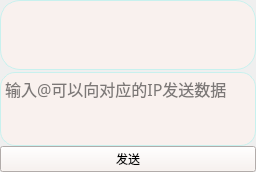
       <widget class="QWidget" name="tab_6">
        <property name="sizePolicy">
         <sizepolicy hsizetype="Expanding" vsizetype="Expanding">
          <horstretch>0</horstretch>
          <verstretch>0</verstretch>
         </sizepolicy>
        </property>
        <attribute name="title">
         <string>聊天窗口</string>
        </attribute>
        <layout class="QVBoxLayout" name="verticalLayout_6">
         <property name="spacing">
          <number>2</number>
         </property>
         <property name="leftMargin">
          <number>0</number>
         </property>
         <property name="topMargin">
          <number>0</number>
         </property>
         <property name="rightMargin">
          <number>0</number>
         </property>
         <property name="bottomMargin">
          <number>0</number>
         </property>
         <item>
          <widget class="QListWidget" name="listWidget">
           <property name="focusPolicy">
            <enum>Qt::NoFocus</enum>
           </property>
           <property name="styleSheet">
            <string notr="true">background-color: rgb(249,241,238);
border-radius:20px;
border:1px solid rgb(200,241,238)</string>
           </property>
           <property name="horizontalScrollBarPolicy">
            <enum>Qt::ScrollBarAlwaysOff</enum>
           </property>
           <property name="sizeAdjustPolicy">
            <enum>QAbstractScrollArea::AdjustToContents</enum>
           </property>
           <property name="autoScrollMargin">
            <number>0</number>
           </property>
           <property name="itemAlignment">
            <set>Qt::AlignLeading|Qt::AlignLeft|Qt::AlignRight|Qt::AlignTrailing</set>
           </property>
          </widget>
         </item>
         <item>
          <widget class="QWidget" name="widget" native="true">
           <property name="sizePolicy">
            <sizepolicy hsizetype="Preferred" vsizetype="Minimum">
             <horstretch>0</horstretch>
             <verstretch>0</verstretch>
            </sizepolicy>
           </property>
           <property name="maximumSize">
            <size>
             <width>16777215</width>
             <height>100</height>
            </size>
           </property>
           <layout class="QVBoxLayout" name="verticalLayout_7">
            <property name="spacing">
             <number>0</number>
            </property>
            <property name="leftMargin">
             <number>0</number>
            </property>
            <property name="topMargin">
             <number>0</number>
            </property>
            <property name="rightMargin">
             <number>0</number>
            </property>
            <property name="bottomMargin">
             <number>0</number>
            </property>
            <item>
             <widget class="MyTextEdit" name="plainTextEdit">
              <property name="sizePolicy">
               <sizepolicy hsizetype="Minimum" vsizetype="Expanding">
                <horstretch>0</horstretch>
                <verstretch>0</verstretch>
               </sizepolicy>
              </property>
              <property name="maximumSize">
               <size>
                <width>16777215</width>
                <height>80</height>
               </size>
              </property>
              <property name="palette">
               <palette>
                <active>
                 <colorrole role="WindowText">
                  <brush brushstyle="SolidPattern">
                   <color alpha="255">
                    <red>0</red>
                    <green>0</green>
                    <blue>0</blue>
                   </color>
                  </brush>
                 </colorrole>
                 <colorrole role="Button">
                  <brush brushstyle="SolidPattern">
                   <color alpha="255">
                    <red>249</red>
                    <green>241</green>
                    <blue>238</blue>
                   </color>
                  </brush>
                 </colorrole>
                 <colorrole role="Text">
                  <brush brushstyle="SolidPattern">
                   <color alpha="255">
                    <red>0</red>
                    <green>0</green>
                    <blue>0</blue>
                   </color>
                  </brush>
                 </colorrole>
                 <colorrole role="Base">
                  <brush brushstyle="SolidPattern">
                   <color alpha="255">
                    <red>249</red>
                    <green>241</green>
                    <blue>238</blue>
                   </color>
                  </brush>
                 </colorrole>
                 <colorrole role="Window">
                  <brush brushstyle="SolidPattern">
                   <color alpha="255">
                    <red>249</red>
                    <green>241</green>
                    <blue>238</blue>
                   </color>
                  </brush>
                 </colorrole>
                 <colorrole role="PlaceholderText">
                  <brush brushstyle="NoBrush">
                   <color alpha="128">
                    <red>0</red>
                    <green>0</green>
                    <blue>0</blue>
                   </color>
                  </brush>
                 </colorrole>
                </active>
                <inactive>
                 <colorrole role="WindowText">
                  <brush brushstyle="SolidPattern">
                   <color alpha="255">
                    <red>0</red>
                    <green>0</green>
                    <blue>0</blue>
                   </color>
                  </brush>
                 </colorrole>
                 <colorrole role="Button">
                  <brush brushstyle="SolidPattern">
                   <color alpha="255">
                    <red>249</red>
                    <green>241</green>
                    <blue>238</blue>
                   </color>
                  </brush>
                 </colorrole>
                 <colorrole role="Text">
                  <brush brushstyle="SolidPattern">
                   <color alpha="255">
                    <red>0</red>
                    <green>0</green>
                    <blue>0</blue>
                   </color>
                  </brush>
                 </colorrole>
                 <colorrole role="Base">
                  <brush brushstyle="SolidPattern">
                   <color alpha="255">
                    <red>249</red>
                    <green>241</green>
                    <blue>238</blue>
                   </color>
                  </brush>
                 </colorrole>
                 <colorrole role="Window">
                  <brush brushstyle="SolidPattern">
                   <color alpha="255">
                    <red>249</red>
                    <green>241</green>
                    <blue>238</blue>
                   </color>
                  </brush>
                 </colorrole>
                 <colorrole role="PlaceholderText">
                  <brush brushstyle="NoBrush">
                   <color alpha="128">
                    <red>0</red>
                    <green>0</green>
                    <blue>0</blue>
                   </color>
                  </brush>
                 </colorrole>
                </inactive>
                <disabled>
                 <colorrole role="WindowText">
                  <brush brushstyle="SolidPattern">
                   <color alpha="255">
                    <red>120</red>
                    <green>120</green>
                    <blue>120</blue>
                   </color>
                  </brush>
                 </colorrole>
                 <colorrole role="Button">
                  <brush brushstyle="SolidPattern">
                   <color alpha="255">
                    <red>249</red>
                    <green>241</green>
                    <blue>238</blue>
                   </color>
                  </brush>
                 </colorrole>
                 <colorrole role="Text">
                  <brush brushstyle="SolidPattern">
                   <color alpha="255">
                    <red>120</red>
                    <green>120</green>
                    <blue>120</blue>
                   </color>
                  </brush>
                 </colorrole>
                 <colorrole role="Base">
                  <brush brushstyle="SolidPattern">
                   <color alpha="255">
                    <red>249</red>
                    <green>241</green>
                    <blue>238</blue>
                   </color>
                  </brush>
                 </colorrole>
                 <colorrole role="Window">
                  <brush brushstyle="SolidPattern">
                   <color alpha="255">
                    <red>249</red>
                    <green>241</green>
                    <blue>238</blue>
                   </color>
                  </brush>
                 </colorrole>
                 <colorrole role="PlaceholderText">
                  <brush brushstyle="NoBrush">
                   <color alpha="128">
                    <red>0</red>
                    <green>0</green>
                    <blue>0</blue>
                   </color>
                  </brush>
                 </colorrole>
                </disabled>
               </palette>
              </property>
              <property name="font">
               <font>
                <family>Microsoft YaHei</family>
                <pointsize>12</pointsize>
               </font>
              </property>
              <property name="styleSheet">
               <string notr="true">background-color: rgb(249,241,238);
border-radius:15px;
border:1px solid rgb(200,241,238)</string>
              </property>
              <property name="placeholderText">
               <string notr="true">输入@可以向对应的IP发送数据</string>
              </property>
             </widget>
            </item>
            <item>
             <widget class="QPushButton" name="sendmsg">
              <property name="styleSheet">
               <string notr="true">background-color: rgb(249,241,238);</string>
              </property>
              <property name="text">
               <string>发送</string>
              </property>
             </widget>
            </item>
           </layout>
          </widget>
         </item>
        </layout>
       </widget>
